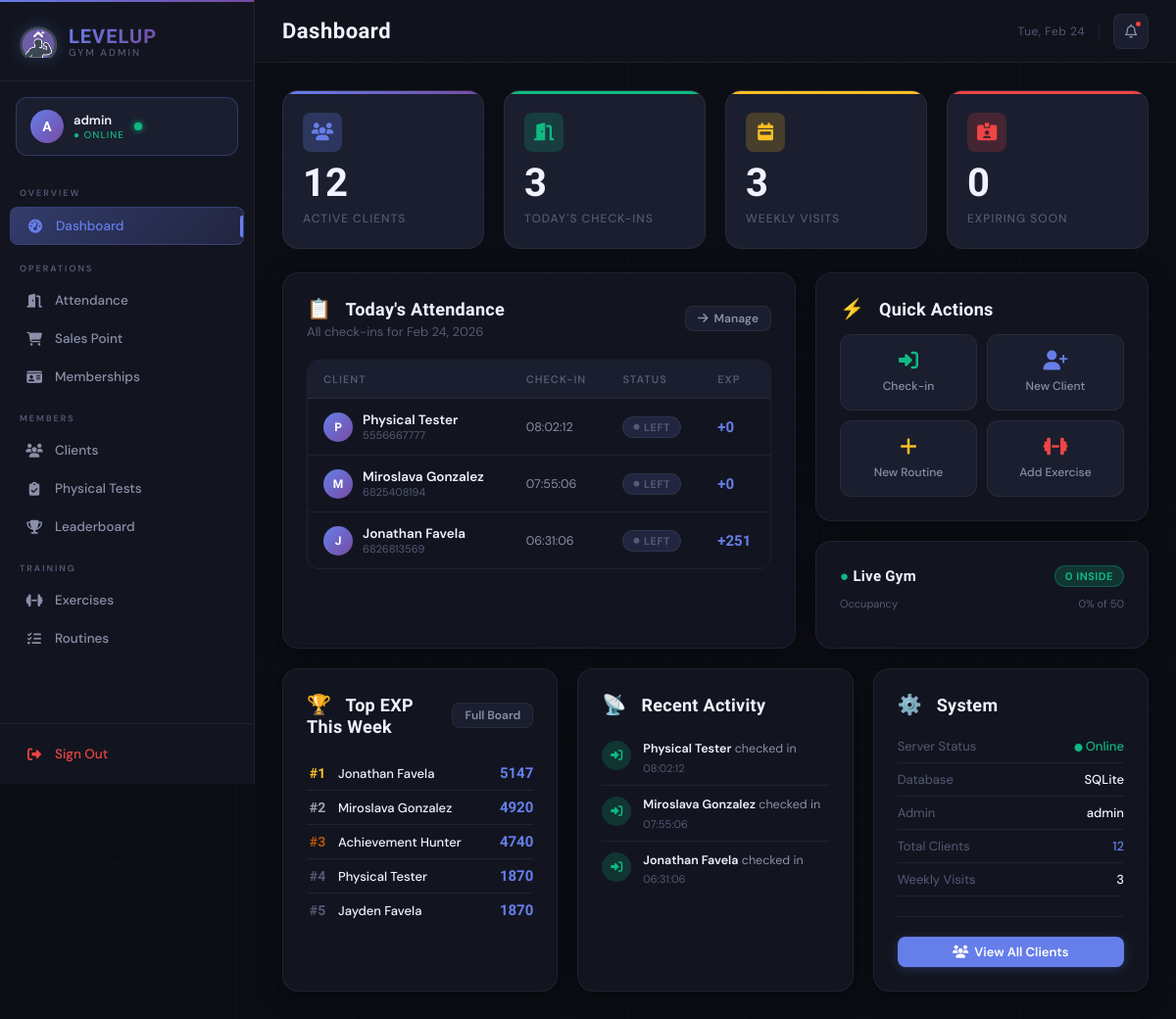
Before: /admin (signed in) with the older database file.
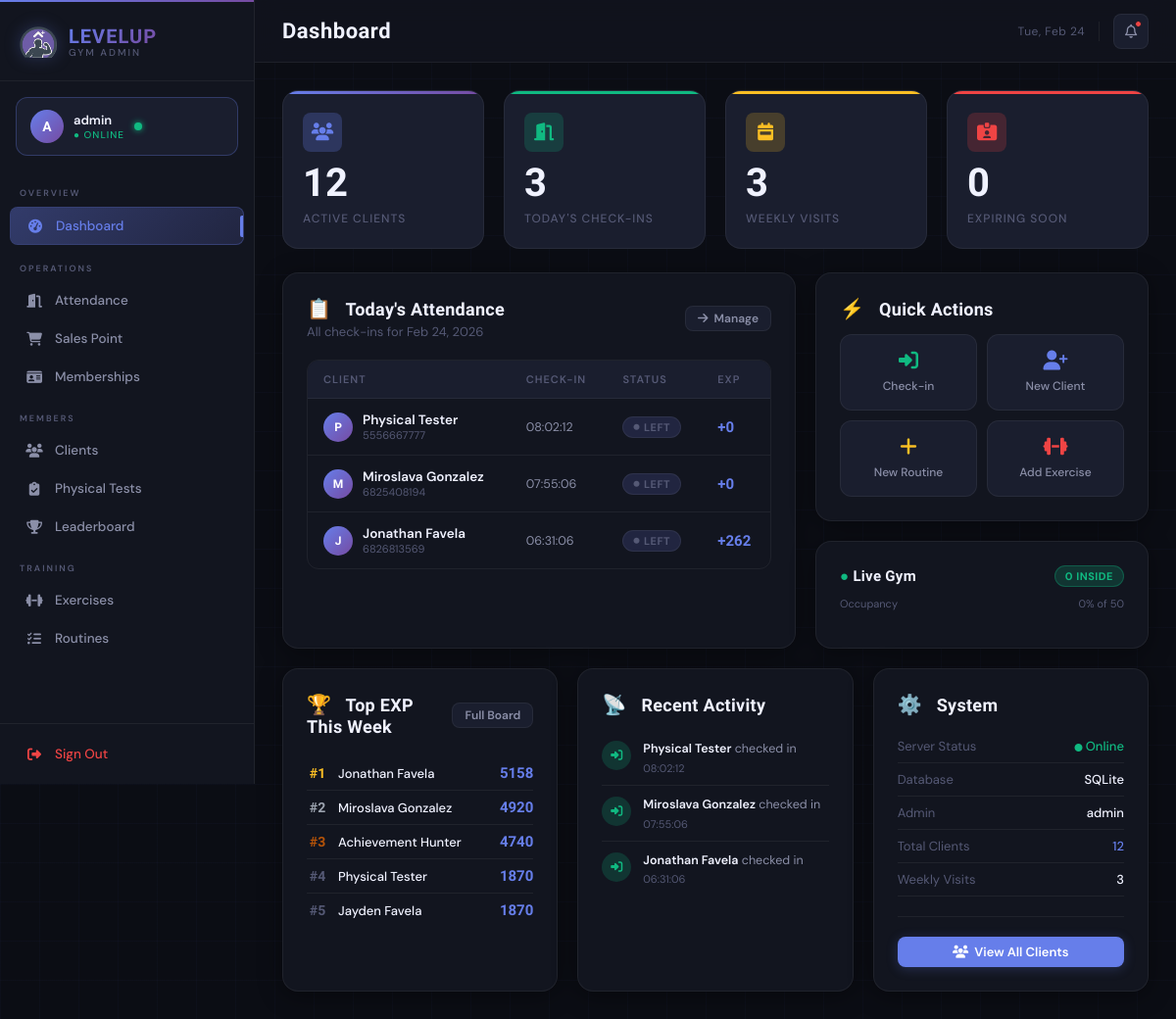
After: the same page with the newer database file.
### tables this page shows
CREATE TABLE attendance (
                attendance_id INTEGER PRIMARY KEY AUTOINCREMENT,
                client_id INTEGER NOT NULL,
                check_in_date DATE NOT NULL,
                check_in_time TIME,
                check_out_time TIME,
                exp_earned INTEGER DEFAULT 0,
                FOREIGN KEY (client_id) REFERENCES clients(client_id) ON DELETE CASCADE,
                UNIQUE(client_id, check_in_date)
            );

CREATE TABLE client_gamification (
                gamification_id INTEGER PRIMARY KEY AUTOINCREMENT,
                client_id INTEGER UNIQUE NOT NULL,
                current_level INTEGER DEFAULT 1,
                current_exp INTEGER DEFAULT 0,
                total_exp INTEGER DEFAULT 0,
                rank TEXT DEFAULT 'E',
                client_class TEXT,
                class_unlocked_at_level INTEGER, current_streak INTEGER DEFAULT 0, longest_streak INTEGER DEFAULT 0, total_reps INTEGER DEFAULT 0, workouts_completed INTEGER DEFAULT 0,
                FOREIGN KEY (client_id) REFERENCES clients(client_id) ON DELETE CASCADE
            );

CREATE TABLE clients (
                client_id INTEGER PRIMARY KEY AUTOINCREMENT,
                phone_number TEXT UNIQUE NOT NULL,
                pin_hash TEXT NOT NULL,
                first_name TEXT NOT NULL,
                last_name TEXT NOT NULL,
                email TEXT,
                date_of_birth DATE,
                gender TEXT,
                registration_date DATETIME DEFAULT CURRENT_TIMESTAMP,
                status TEXT DEFAULT 'active',
                profile_photo_path TEXT
            );

### main.py (the view)
@app.route('/admin')
@admin_required
def admin_dashboard():
    from datetime import date
    from controllers.leaderboard_controller import LeaderboardController
    from controllers.membership_controller import MembershipController
    db = DatabaseManager()
    all_clients      = Client.get_all_active()
    total_clients    = len(all_clients)
    attendance_list  = attendance_ctrl.get_gym_attendance_today()
    todays_attendance = len(attendance_list)
    weekly_report    = attendance_ctrl.get_weekly_attendance_report()
    weekly_visits    = weekly_report['total_visits']
    currently_in = sum(1 for r in attendance_list if not r.get('check_out_time'))
    mc = MembershipController()
    all_memberships  = mc.get_all_memberships()
    today            = date.today()
    expiring_soon = sum(
        1 for m in all_memberships
        if m.get('status') == 'active' and m.get('end_date')
        and 0 < (
            __import__('datetime').datetime.strptime(m['end_date'], '%Y-%m-%d').date() - today
        ).days <= 7
    )
    try:
        lb = LeaderboardController()
        top_exp_week = lb.get_top_exp()   # returns top 10 all-time; use as weekly proxy
    except Exception:
        top_exp_week = []
    return render_template(
        'admin/dashboard.html',
        total_clients    = total_clients,
        todays_attendance= todays_attendance,
        weekly_visits    = weekly_visits,
        attendance_list  = attendance_list,
        currently_in     = currently_in,
        expiring_soon    = expiring_soon,
        top_exp_week     = top_exp_week,
        gym_capacity     = 50,                # adjust as needed
        today_date       = today.strftime('%b %d, %Y'),
    )

### controllers/leaderboard_controller.py (called while the page is built)
    def get_top_exp(self, limit=10):
        query = """
            SELECT c.client_id, c.first_name || ' ' || c.last_name AS full_name,
                g.total_exp
            FROM clients c
            JOIN client_gamification g ON c.client_id = g.client_id
            ORDER BY g.total_exp DESC
            LIMIT ?
        """
        return self.db.execute_query(query, (limit,))

### database/db_manager.py (called while the page is built)
    def connect(self):
        self.conn = sqlite3.connect(self.db_name)
        self.conn.row_factory = sqlite3.Row  # Access columns by name
        self.cursor = self.conn.cursor()

    def disconnect(self):
        if self.conn:
            self.conn.close()

    def execute_query(self, query, params=None):
        self.connect()
        if params:
            self.cursor.execute(query, params)
        else:
            self.cursor.execute(query)
        results = self.cursor.fetchall()
        self.disconnect()
        return results

### main.py (called while the page is built)
def admin_required(f):
    @wraps(f)
    def decorated_function(*args, **kwargs):
        if 'admin_logged_in' not in session:
            return redirect(url_for('admin_login'))
        return f(*args, **kwargs)
    return decorated_function

### templates/admin/dashboard.html (shortened to what the changed rows need)
{% extends "admin/base.html" %}
{% block content %}
<div class="grid" style="grid-template-columns: 1fr 340px; gap: 20px; margin-bottom: 20px;">
    <div class="card" style="margin-bottom:0;">
        {% if attendance_list %}
        <div class="table-wrapper">
            <table>
                <thead>
                    <tr>
                        <th>Client</th>
                        <th>Check-in</th>
                        <th>Status</th>
                        <th>EXP</th>
                    </tr>
                </thead>
                <tbody>
                    {% for record in attendance_list %}
                    <tr>
                        <td>
                            <div style="display:flex; align-items:center; gap:10px;">
                                <div class="live-avatar" style="width:30px;height:30px;font-size:12px;">
                                    {{ record.client_name[0] | upper if record.client_name else '?' }}
                                </div>
                                <div>
                                    <strong>{{ record.client_name }}</strong>
                                    <div style="font-size:11px; color:var(--text-muted);">{{ record.phone_number }}</div>
                                </div>
                            </div>
                        </td>
                        <td style="font-size:12.5px;">{{ record.check_in_time }}</td>
                        <td>
                            {% if record.check_out_time %}
                                <span class="badge badge-muted"><i class="fa-solid fa-circle" style="font-size:6px;"></i> Left</span>
                            {% else %}
                                <span class="badge badge-emerald"><i class="fa-solid fa-circle" style="font-size:6px;"></i> In Gym</span>
                            {% endif %}
                        </td>
                        <td>
                            <span style="color: var(--accent); font-family:'Rajdhani',sans-serif; font-weight:700; font-size:15px;">
                                +{{ record.exp_earned }}
                            </span>
                        </td>
                    </tr>
                    {% endfor %}
                </tbody>
            </table>
        </div>
        {% else %}
        <div class="empty-state">
            <i class="fa-solid fa-person-walking-arrow-right"></i>
            <p>No check-ins yet today.</p>
        </div>
        {% endif %}
    </div>
            {% set cap = gym_capacity | default(50) %}
            {% set pct = ((currently_in | default(0) / cap) * 100) | int %}
</div>
<div class="grid grid-3">
    <div class="card" style="margin-bottom:0;">
        {% if top_exp_week %}
            {% for row in top_exp_week[:5] %}
            <div class="performer-row">
                <div class="performer-rank-num {% if loop.index == 1 %}gold{% elif loop.index == 2 %}silver{% elif loop.index == 3 %}bronze{% endif %}">
                    #{{ loop.index }}
                </div>
                <div class="performer-name">{{ row.full_name }}</div>
                <div class="performer-value">{{ row.total_exp }}</div>
            </div>
            {% endfor %}
        {% else %}
            <div class="empty-state" style="padding:24px 0;">
                <i class="fa-solid fa-trophy" style="font-size:24px;"></i>
                <p>No data yet</p>
            </div>
        {% endif %}
    </div>
    <div class="card" style="margin-bottom:0;">
        {% if attendance_list %}
            {% for record in attendance_list[:6] %}
            <div class="activity-item">
                <div class="activity-icon checkin"><i class="fa-solid fa-right-to-bracket"></i></div>
                <div style="flex:1;">
                    <div class="activity-text">
                        <strong>{{ record.client_name }}</strong> checked in
                    </div>
                    <div class="activity-time">{{ record.check_in_time }}</div>
                </div>
            </div>
            {% endfor %}
        {% else %}
            <div class="empty-state" style="padding:24px 0;">
                <i class="fa-solid fa-rss" style="font-size:24px;"></i>
                <p>No recent activity</p>
            </div>
        {% endif %}
    </div>
</div>
{% endblock %}

Changed rows visible on the page:
changed attendance (number 3 of 3 on the later page): exp_earned "251" → "262"
changed client_gamification (number 1 of 5 on the later page): total_exp "5147" → "5158"
